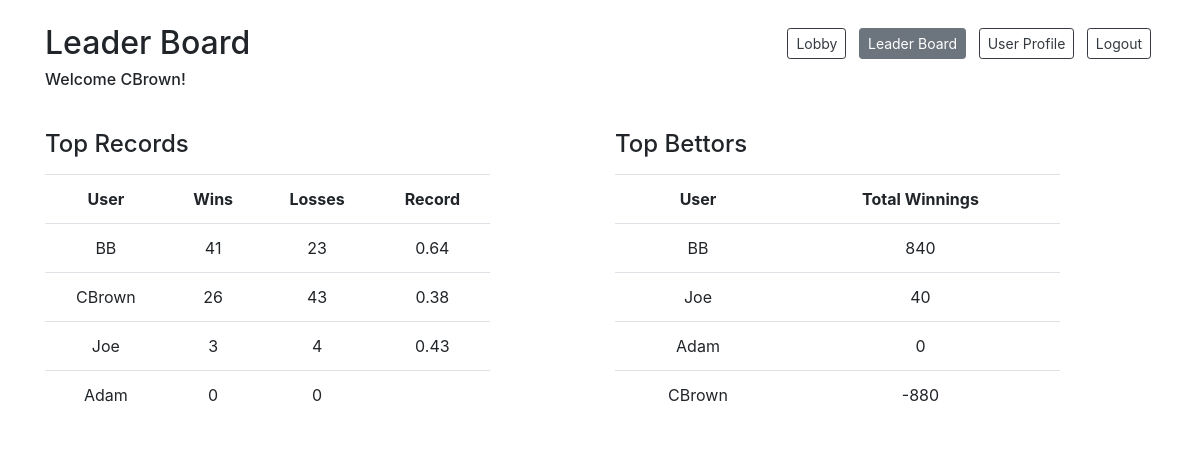
/leaderboard (signed in), run on an earlier commit of the app's database.
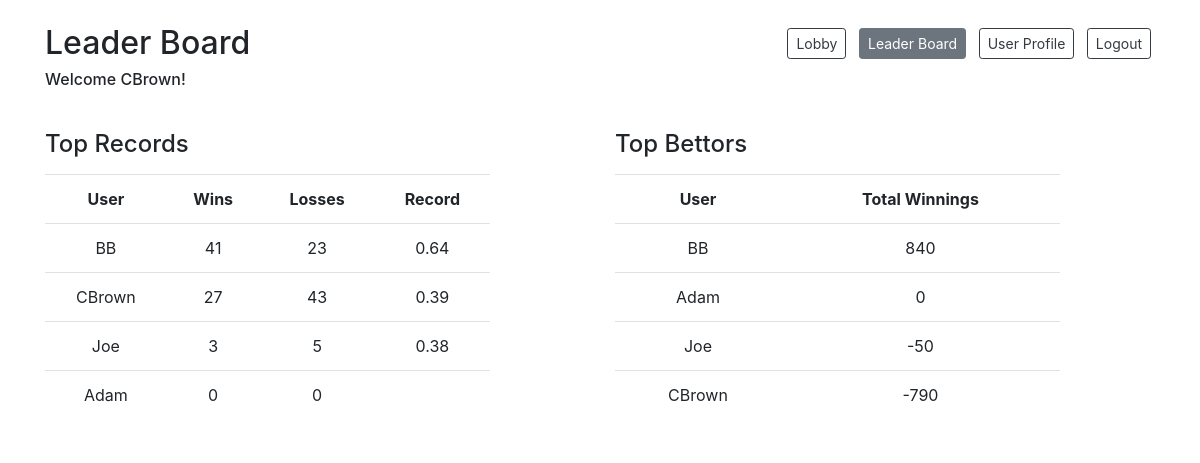
And on a later commit of the database.
### models.py (models this page shows)
class User(db.Model):
    __tablename__ = "users"
    id = db.Column(db.Integer, primary_key=True)
    user_name = db.Column(db.String(255))
    email = db.Column(db.String(255))
    password = db.Column(db.String(255))
    balance = db.Column(db.Integer)
    photo = db.Column(db.BLOB)
    wins = db.Column(db.Integer)
    losses = db.Column(db.Integer)
    current_game_id = db.Column(db.Integer, db.ForeignKey("games.id"), nullable=True)  # is null if not currently in a game
    current_game = db.relationship("Game", foreign_keys=[current_game_id], backref="game_users")
    created_at = db.Column(db.DateTime, server_default=func.now())
    updated_at = db.Column(db.DateTime, server_default=func.now(), onupdate=func.now())

### controller.py (the view)
def leaderboard():
    if 'user_id' in session:
        user = getUser(session['user_id'])
    records = getTopWinLossRecords(10)
    bettors = getTopBettors(10)
    return render_template('leaderboard.html', user = user, records = records, bettors = bettors, starting_balance=starting_balance)

### utilities.py (called while the page is built)
def getUser(user_id):
    user = User.query.get(user_id)
    return user

def getTopWinLossRecords(num_of_players):
    topWLRecords = User.query.order_by((User.wins / (User.losses + User.wins)).desc()).limit(10)
    return topWLRecords

def getTopBettors(num_of_players):
    topBettors = User.query.order_by(User.balance.desc()).limit(10)
    return topBettors

### templates/leaderboard.html (shortened to what this page needs)
<!DOCTYPE html>
<html lang="en">
<head>
    <link href="https://stackpath.bootstrapcdn.com/bootstrap/4.4.1/css/bootstrap.min.css" rel="stylesheet">
    <script src="https://cdnjs.cloudflare.com/ajax/libs/socket.io/1.7.3/socket.io.min.js"></script></head>
</head>
<body>
    <div class="container bg-white">
        <div class="row justify-content-between mt-4 mb-2">
            <div class="col-auto">
                <h2>Leader Board</h2>
                <h6>Welcome {{user.user_name}}!</h6>
            </div>
            <div class="col-auto">
                <a href="/lobby" class="col-auto btn btn-outline-dark btn-sm mx-1 mt-1 mb-3">Lobby</a>
                <a href="#" class="inactive col-auto btn btn-secondary btn-sm mx-1 mt-1 mb-3">Leader Board</a>
                <a href="/user-profile" class="col-auto btn btn-outline-dark btn-sm mx-1 mt-1 mb-3">User Profile</a>
                <a href="/logout-action" class="col-auto btn btn-outline-dark btn-sm mx-1 mt-1 mb-3">Logout</a>
            </div>
        </div>
        <div class="row pt-4">
            <div class="col-5">
                <h4 class="pb-2">Top Records</h4>
                {% if records %}
                    <table class="table table-fixed text-center table-hover">
                        <tr scope="row">
                            <th>User</th>
                            <th>Wins</th>
                            <th>Losses</th>
                            <th>Record</th>
                        </tr>
                    {% for record in records %}
                        <tr scope="row">
                            <td>{{record.user_name}}</td>
                            <td>{{record.wins}}</td>
                            <td>{{record.losses}}</td>
                            <td>{%if record.wins or record.losses %}{{'%0.2f'| format(record.wins/(record.wins+record.losses))}}{%endif%}</td>
                        </tr>
                    {% endfor %}
                    </table>
                {% else %}
                    <h6>No games</h6>
                {% endif %}
            </div>
            <div class="col-1"></div>
            <div class="col-5">
                <h4 class="pb-2">Top Bettors</h4>
                {% if bettors %}
                    <table class="table table-fixed text-center table-hover">
                        <tr scope="row">
                            <th>User</th>
                            <th>Total Winnings</th>
                        </tr>
                    {% for bettor in bettors %}
                        <tr scope="row">
                            <td>{{bettor.user_name}}</td>
                            <td>{{bettor.balance - starting_balance}}</td>
                        </tr>
                    {% endfor %}
                    </table>
                {% else %}
                    <h6>No bettors</h6>
                {% endif %}
            </div>
        </div>
    </div>
</body>
</html>

What changed in the data, as far as the page shows it:
changed User "CBrown": wins "26" → "27"; record.wins/(record.wins+record.losses) "0.38" → "0.39"; bettor.balance-starting_balance "-880" → "-790"
changed User "Joe": losses "4" → "5"; record.wins/(record.wins+record.losses) "0.43" → "0.38"; bettor.balance-starting_balance "40" → "-50"
shown differently, row unchanged: User "Adam": moves up the list
